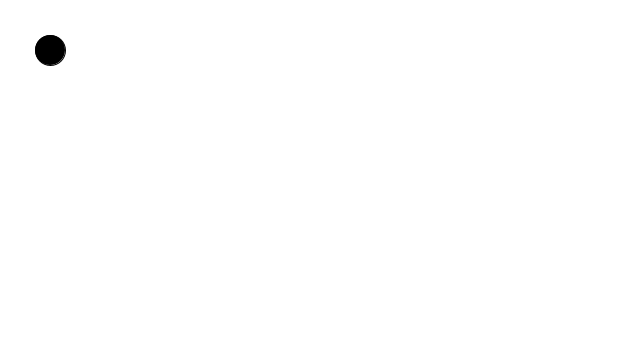
Frame 1 (no input)
Frame 60 (the mouse pressed at the canvas centre just before this capture): identical to frame 1, image omitted
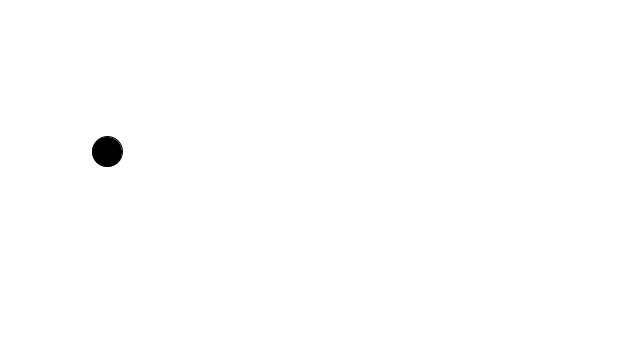
Frame 120 (the mouse held since frame 60 and released just before this capture)

The Processing sketch that drew these frames (run headless with seeded random() and noise(); from frame 60 on, the mouse is pressed at the canvas centre):

// Processing sketch: Real_Forces
// ── Real_Forces.pde
Mover m = new Mover();
void setup()
{
  size(640,360);
}

void draw()
{
  background(255);
  PVector force = new PVector(1,3);
  if(mousePressed)
  m.applyForce(force);
  m.display();
  m.move();
  m.edges();
}

// ── Mover.pde
class Mover
{
  PVector pos = new PVector(width/2,height/2);
  PVector velocity = new PVector(0,0);
  PVector acceleration = new PVector(0,0);
  float mass = 30;
  void display()
  {
    fill(0);
    ellipse(pos.x,pos.y,30.0,30.0);
  }
  
  void applyForce(PVector f)
  {
    f = PVector.div(f,mass);
    acceleration.add(f);
  }
  
  void move()
  {
    pos.add(velocity);
    velocity.add(acceleration);
    acceleration.mult(0);
  }
  
  void edges()
  {
    if(pos.x>640)
    velocity.x*=-0.9;
    if(pos.x<0)
    velocity.x*=-0.9;
    
    if(pos.y>180)
    velocity.y*=-0.9;
    if(pos.x<0)
    velocity.y*=-0.9;
  }
}
